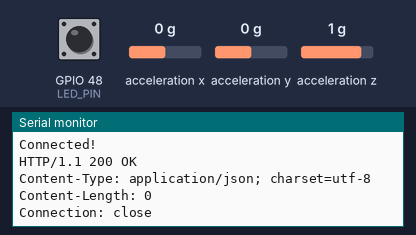
This program was run on a simulated ESP32-S3. On the bench: the last lines printed to the serial monitor. The inputs (shaded band) are chosen by the test bench; at power-on: acceleration x 0 g, acceleration y 0 g, acceleration z 1 g, GPIO 48 (LED_PIN) HIGH. WiFi joins after 1.5 s; servers stay silent unless stated; uploads are accepted with an empty reply.

Above: at 3.7 s.
3.8 s: acceleration x set to -1.4 g
At 4.2 s:
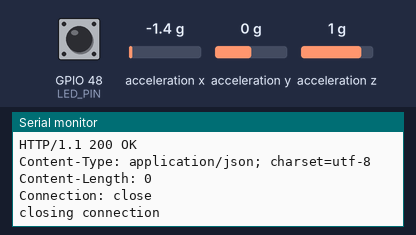
7.3 s: acceleration y set to -1.4 g
At 8.93 s:
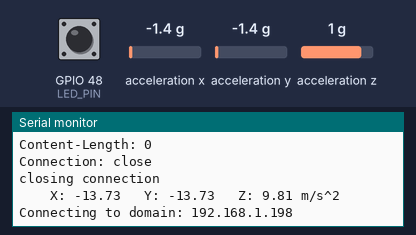
10.8 s: acceleration z set to -1.4 g
At 15.2 s:
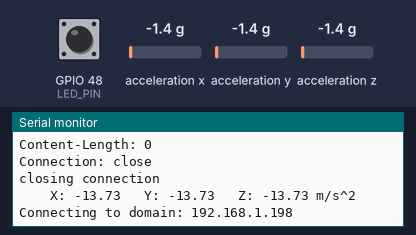

Measured:
- after the input at 7.3 s, the serial monitor: prints a new line after 1.5 s (image 2)
- after the input at 10.8 s, the serial monitor: prints a new line after 4.2 s (image 3)

The program:

main.cpp
```cpp
#include <Wire.h>
#include <SPI.h>
#include <Adafruit_LIS3DH.h>
#include <Adafruit_Sensor.h>
#include <WiFi.h>

// Used for software SPI
#define LIS3DH_CLK 13
#define LIS3DH_MISO 12
#define LIS3DH_MOSI 11
// Used for hardware & software SPI
#define LIS3DH_CS 10

Adafruit_LIS3DH lis = Adafruit_LIS3DH();


// WiFi network name and password:
const char * networkName = "Air4930_7CL3";
const char * networkPswd = "dkmtdd9974";

// Internet address to send POST data to
const char * hostDomain = "192.168.1.198";
const int hostPort = 3000;

const int LED_PIN = LED_BUILTIN;

void connectToWiFi(const char * ssid, const char * pwd)
{
  Serial.println("Connecting to WiFi network: " + String(ssid));
  WiFi.begin(ssid, pwd); // start connecting to the wifi network

  while (WiFi.status() != WL_CONNECTED)
  {
    // Blink LED while we're connecting:
    digitalWrite( LED_PIN, !digitalRead(LED_PIN) );
    delay(500);
    Serial.print(".");
  }

  Serial.println();
  Serial.println("WiFi connected!");
  Serial.print("IP address: ");
  Serial.println(WiFi.localIP());
}

void requestURL(const char * host, int port, String dataToSend)
{
  Serial.println("Connecting to domain: " + String(host));

  // Use WiFiClient class to create TCP connections
  WiFiClient client;
  if (!client.connect(host, port))
  {
    Serial.println("connection failed");
    return;
  }
  Serial.println("Connected!\n");

  // This will send the POST request to the server

  int dataStringLength = dataToSend.length();
  client.print((String)"POST /accValues/" + dataToSend + " HTTP/1.1\r\n" +
               "Host: " + String(host) + "\r\n" +
               "Content-Type: application/x-www-form-urlencoded\r\n" +
               "Content-Length: "+dataStringLength+"\r\n"+
               "Connection: close\r\n\r\n");

  // If something goes wrong, we need a timeout
  unsigned long timeout = millis();
  while (client.available() == 0)
  {
    if (millis() - timeout > 5000)
    {
      Serial.println(">>> Client Timeout !");
      client.stop();
      return;
    }
  }

  // Read all the lines of the reply from server and print them to Serial
  while (client.available())
  {
    String line = client.readStringUntil('\r');
    Serial.print(line);
  }

  // When we are finished, we close the connection
  Serial.println("closing connection");
  client.stop();
}


void setup(void) {
  Serial.begin(115200);
  while (!Serial) delay(10);     // will pause Zero, Leonardo, etc until serial console opens

  Serial.println("LIS3DH test!");

  if (! lis.begin(0x18)) {   // change this to 0x19 for alternative i2c address
    Serial.println("Couldnt start");
    while (1) yield();
  }
  Serial.println("LIS3DH found!");

  // lis.setRange(LIS3DH_RANGE_4_G);   // 2, 4, 8 or 16 G!

  Serial.print("Range = "); Serial.print(2 << lis.getRange());
  Serial.println("G");

  connectToWiFi(networkName, networkPswd);
  delay(1000);


}

void loop() {
  lis.read();      // get X Y and Z data at once

  /* Or....get a new sensor event, normalized */
  sensors_event_t event;
  lis.getEvent(&event);

  /* Display the results (acceleration is measured in m/s^2) */
  Serial.print("\t\tX: "); Serial.print(event.acceleration.x);
  Serial.print(" \tY: "); Serial.print(event.acceleration.y);
  Serial.print(" \tZ: "); Serial.print(event.acceleration.z);
  Serial.println(" m/s^2 ");

  Serial.println();


  String dataToSend = String(event.acceleration.x) + "/" + String(event.acceleration.y) +"/" + String(event.acceleration.z);
  requestURL(hostDomain, hostPort, dataToSend); // Connect to server

  delay(5000);
}
```
